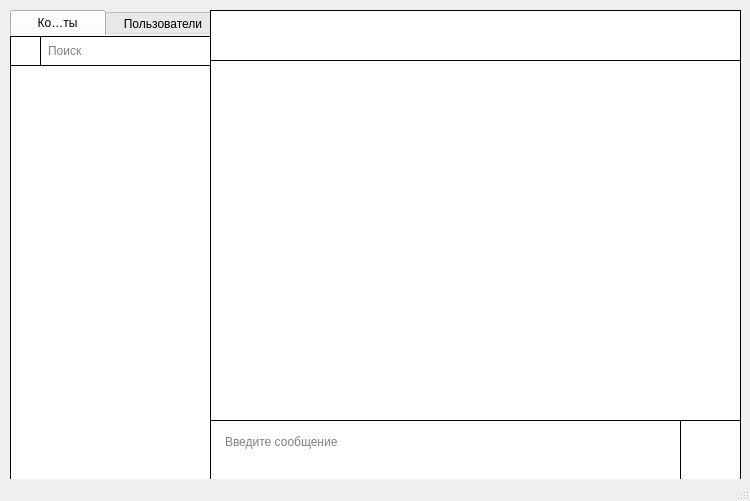
<?xml version="1.0" encoding="UTF-8"?>
<ui version="4.0">
 <class>MainClientWindow</class>
 <widget class="QMainWindow" name="MainClientWindow">
  <property name="geometry">
   <rect>
    <x>0</x>
    <y>0</y>
    <width>750</width>
    <height>501</height>
   </rect>
  </property>
  <property name="minimumSize">
   <size>
    <width>750</width>
    <height>501</height>
   </size>
  </property>
  <property name="windowTitle">
   <string>Чат Программа alpha release</string>
  </property>
  <widget class="QWidget" name="centralwidget">
   <widget class="QTextEdit" name="message_input">
    <property name="geometry">
     <rect>
      <x>210</x>
      <y>420</y>
      <width>471</width>
      <height>61</height>
     </rect>
    </property>
    <property name="cursor" stdset="0">
     <cursorShape>IBeamCursor</cursorShape>
    </property>
    <property name="styleSheet">
     <string notr="true">background-color: rgb(255, 255, 255);
text-align: center;
padding:10px;
border: 1px solid black; 
</string>
    </property>
    <property name="verticalScrollBarPolicy">
     <enum>Qt::ScrollBarAlwaysOff</enum>
    </property>
    <property name="horizontalScrollBarPolicy">
     <enum>Qt::ScrollBarAlwaysOff</enum>
    </property>
    <property name="html">
     <string>&lt;!DOCTYPE HTML PUBLIC &quot;-//W3C//DTD HTML 4.0//EN&quot; &quot;http://www.w3.org/TR/REC-html40/strict.dtd&quot;&gt;
&lt;html&gt;&lt;head&gt;&lt;meta name=&quot;qrichtext&quot; content=&quot;1&quot; /&gt;&lt;style type=&quot;text/css&quot;&gt;
p, li { white-space: pre-wrap; }
&lt;/style&gt;&lt;/head&gt;&lt;body style=&quot; font-family:'MS Shell Dlg 2'; font-size:8.25pt; font-weight:400; font-style:normal;&quot;&gt;
&lt;p style=&quot;-qt-paragraph-type:empty; margin-top:0px; margin-bottom:0px; margin-left:0px; margin-right:0px; -qt-block-indent:0; text-indent:0px;&quot;&gt;&lt;br /&gt;&lt;/p&gt;&lt;/body&gt;&lt;/html&gt;</string>
    </property>
    <property name="placeholderText">
     <string>Введите сообщение</string>
    </property>
   </widget>
   <widget class="QListView" name="messages_list">
    <property name="geometry">
     <rect>
      <x>210</x>
      <y>60</y>
      <width>531</width>
      <height>361</height>
     </rect>
    </property>
    <property name="styleSheet">
     <string notr="true">border: 1px solid black;</string>
    </property>
   </widget>
   <widget class="QPushButton" name="send_button">
    <property name="geometry">
     <rect>
      <x>680</x>
      <y>420</y>
      <width>61</width>
      <height>61</height>
     </rect>
    </property>
    <property name="cursor">
     <cursorShape>PointingHandCursor</cursorShape>
    </property>
    <property name="styleSheet">
     <string notr="true">background-color: rgb(255, 255, 255);
border: 1px solid black;
border-left: none;
</string>
    </property>
    <property name="text">
     <string/>
    </property>
   </widget>
   <widget class="QTabWidget" name="tabWidget">
    <property name="geometry">
     <rect>
      <x>10</x>
      <y>10</y>
      <width>211</width>
      <height>491</height>
     </rect>
    </property>
    <property name="maximumSize">
     <size>
      <width>16777215</width>
      <height>16777215</height>
     </size>
    </property>
    <property name="cursor">
     <cursorShape>PointingHandCursor</cursorShape>
    </property>
    <property name="styleSheet">
     <string notr="true">border: none;</string>
    </property>
    <property name="tabPosition">
     <enum>QTabWidget::North</enum>
    </property>
    <property name="tabShape">
     <enum>QTabWidget::Rounded</enum>
    </property>
    <property name="currentIndex">
     <number>0</number>
    </property>
    <property name="elideMode">
     <enum>Qt::ElideMiddle</enum>
    </property>
    <property name="movable">
     <bool>false</bool>
    </property>
    <property name="tabBarAutoHide">
     <bool>false</bool>
    </property>
    <widget class="QWidget" name="contacts_tab">
     <attribute name="title">
      <string>   Контакты   </string>
     </attribute>
     <widget class="QListView" name="contacts_list">
      <property name="geometry">
       <rect>
        <x>0</x>
        <y>30</y>
        <width>201</width>
        <height>420</height>
       </rect>
      </property>
      <property name="styleSheet">
       <string notr="true">border: 1px solid black; 
border-top: none;</string>
      </property>
     </widget>
     <widget class="QLineEdit" name="contacts_search_field">
      <property name="enabled">
       <bool>true</bool>
      </property>
      <property name="geometry">
       <rect>
        <x>30</x>
        <y>0</y>
        <width>171</width>
        <height>30</height>
       </rect>
      </property>
      <property name="styleSheet">
       <string notr="true">border: 1px solid black; 
padding-left: 5px;</string>
      </property>
      <property name="inputMask">
       <string/>
      </property>
      <property name="text">
       <string/>
      </property>
      <property name="cursorPosition">
       <number>0</number>
      </property>
      <property name="placeholderText">
       <string>Поиск</string>
      </property>
      <property name="cursorMoveStyle">
       <enum>Qt::LogicalMoveStyle</enum>
      </property>
     </widget>
     <widget class="QLabel" name="contacts_search_filed_icon">
      <property name="geometry">
       <rect>
        <x>0</x>
        <y>0</y>
        <width>31</width>
        <height>30</height>
       </rect>
      </property>
      <property name="styleSheet">
       <string notr="true">background-color: rgb(255, 255, 255);
background-image: url(img/search.png) 0 0 0 0 stretch stretch;
background-repeat: no-repeat;
background-position: center;
border: 1px solid black; </string>
      </property>
      <property name="text">
       <string/>
      </property>
     </widget>
    </widget>
    <widget class="QWidget" name="users_tab">
     <attribute name="title">
      <string>  Пользователи  </string>
     </attribute>
     <widget class="QListView" name="users_list">
      <property name="geometry">
       <rect>
        <x>0</x>
        <y>30</y>
        <width>201</width>
        <height>420</height>
       </rect>
      </property>
      <property name="styleSheet">
       <string notr="true">border: 1px solid black; 
border-top:none;</string>
      </property>
     </widget>
     <widget class="QLineEdit" name="users_search_field">
      <property name="enabled">
       <bool>true</bool>
      </property>
      <property name="geometry">
       <rect>
        <x>30</x>
        <y>0</y>
        <width>171</width>
        <height>30</height>
       </rect>
      </property>
      <property name="styleSheet">
       <string notr="true">border: 1px solid black; 
padding-left: 5px;</string>
      </property>
      <property name="inputMask">
       <string/>
      </property>
      <property name="text">
       <string/>
      </property>
      <property name="cursorPosition">
       <number>0</number>
      </property>
      <property name="placeholderText">
       <string>Поиск</string>
      </property>
      <property name="cursorMoveStyle">
       <enum>Qt::LogicalMoveStyle</enum>
      </property>
     </widget>
     <widget class="QLabel" name="users_search_filed_icon">
      <property name="geometry">
       <rect>
        <x>0</x>
        <y>0</y>
        <width>31</width>
        <height>30</height>
       </rect>
      </property>
      <property name="styleSheet">
       <string notr="true">background-color: rgb(255, 255, 255);
background-image: url(img/search.png) 0 0 0 0 stretch stretch;
background-repeat: no-repeat;
background-position: center;
border: 1px solid black; </string>
      </property>
      <property name="text">
       <string/>
      </property>
     </widget>
    </widget>
   </widget>
   <widget class="QLabel" name="converasation_label">
    <property name="geometry">
     <rect>
      <x>210</x>
      <y>10</y>
      <width>531</width>
      <height>51</height>
     </rect>
    </property>
    <property name="styleSheet">
     <string notr="true">background-color: rgb(255, 255, 255);
border: 1px solid black;
padding: 10px;
font: 14pt ;</string>
    </property>
    <property name="text">
     <string/>
    </property>
   </widget>
   <zorder>send_button</zorder>
   <zorder>tabWidget</zorder>
   <zorder>converasation_label</zorder>
   <zorder>messages_list</zorder>
   <zorder>message_input</zorder>
  </widget>
  <widget class="QStatusBar" name="statusBar"/>
  <action name="menu_exit">
   <property name="text">
    <string>Выход</string>
   </property>
  </action>
  <action name="menu_add_contact">
   <property name="text">
    <string>Добавить контакт</string>
   </property>
  </action>
  <action name="menu_del_contact">
   <property name="text">
    <string>Удалить контакт</string>
   </property>
  </action>
 </widget>
 <resources/>
 <connections/>
</ui>
